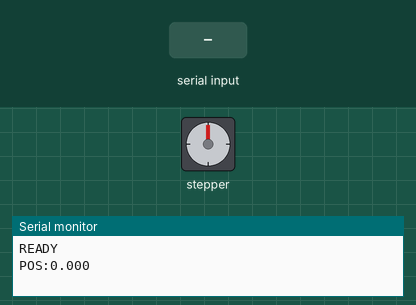
A sketch run on a simulated Arduino Uno, built with avr-gcc and run on an emulated ATmega328P. On the bench: stepper motor, the last lines printed to the serial monitor. Wiring (inferred from the names in the program): stepper motor driver (200 steps per turn assumed): step pin 6; direction pin 7. The test bench sets the inputs (shaded band).

Above: at 1.2 s.
1.3 s: "F90\n" received over Serial
At 2.1 s:
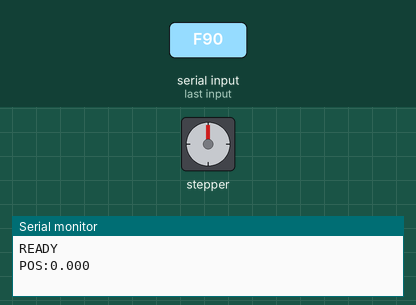
7.3 s: "B90\n" received over Serial
At 8.9 s:
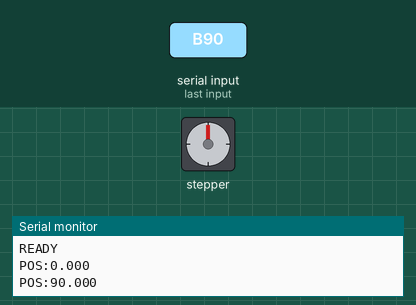
13.3 s: "F90\n" received over Serial
Timing chart, 0 to 24.6 s (numbered marks = the images above; inputs shaded):
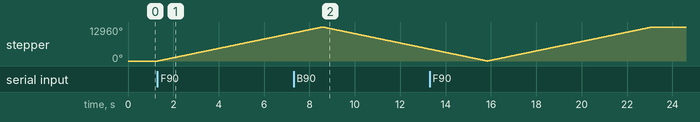

Measured:
- after the input at 1.3 s, stepper: keeps turning clockwise at about 1784°/s, starting at once

The sketch:

stepper_with_tb6600_control_via_processing_4.ino
```cpp
#define DIR_PIN 7
#define STEP_PIN 6

const float STEPS_PER_MM = 80.0;
// Example: 200-step motor, 1/16 microstepping,
// 20-tooth GT2 pulley, 2mm belt pitch:
// (200 * 16) / (20 * 2) = 80 steps/mm

const int STEP_DELAY = 500; // Microseconds

long currentSteps = 0;

void setup() {
  pinMode(DIR_PIN, OUTPUT);
  pinMode(STEP_PIN, OUTPUT);

  Serial.begin(115200);

  Serial.println("READY");
  sendPosition();
}

void loop() {
  if (Serial.available()) {
    String command = Serial.readStringUntil('\n');
    command.trim();

    if (command == "Z") {
      currentSteps = 0;
      sendPosition();
    }

    else if (command == "Q") {
      sendPosition();
    }

    else if (command.length() > 1) {
      char direction = command.charAt(0);
      float distance = command.substring(1).toFloat();

      if (distance <= 0) return;

      if (direction == 'F') {
        moveMotor(distance, true);
      }

      else if (direction == 'B') {
        moveMotor(distance, false);
      }
    }
  }
}

void moveMotor(float distance, bool forward) {

  long steps = round(distance * STEPS_PER_MM);

  digitalWrite(DIR_PIN, forward ? HIGH : LOW);
  delayMicroseconds(10);

  for (long i = 0; i < steps; i++) {
    digitalWrite(STEP_PIN, HIGH);
    delayMicroseconds(STEP_DELAY);

    digitalWrite(STEP_PIN, LOW);
    delayMicroseconds(STEP_DELAY);
  }

  if (forward) {
    currentSteps += steps;
  } else {
    currentSteps -= steps;
  }

  sendPosition();
}

void sendPosition() {
  float position = currentSteps / STEPS_PER_MM;

  Serial.print("POS:");
  Serial.println(position, 3);
}
```
